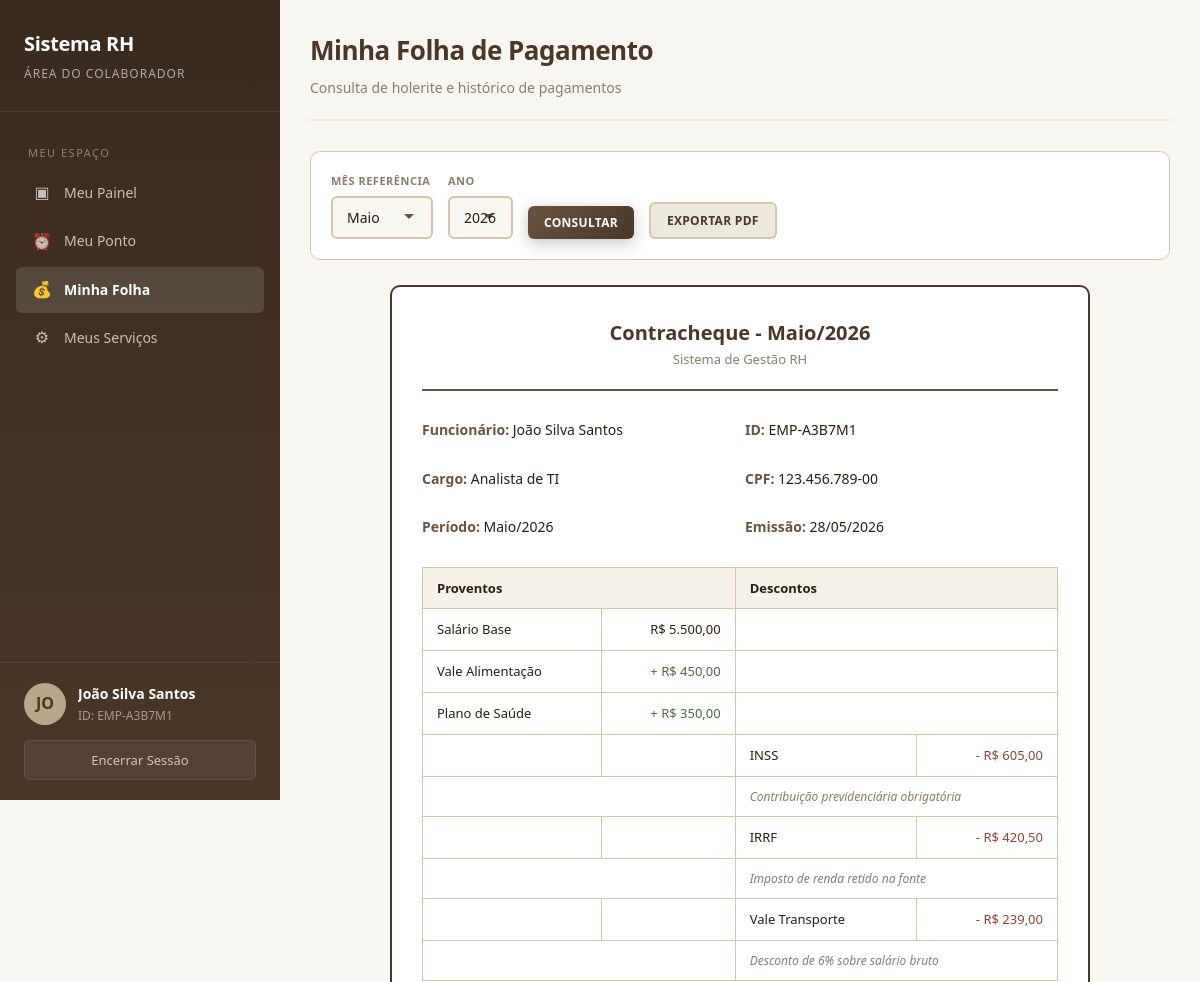
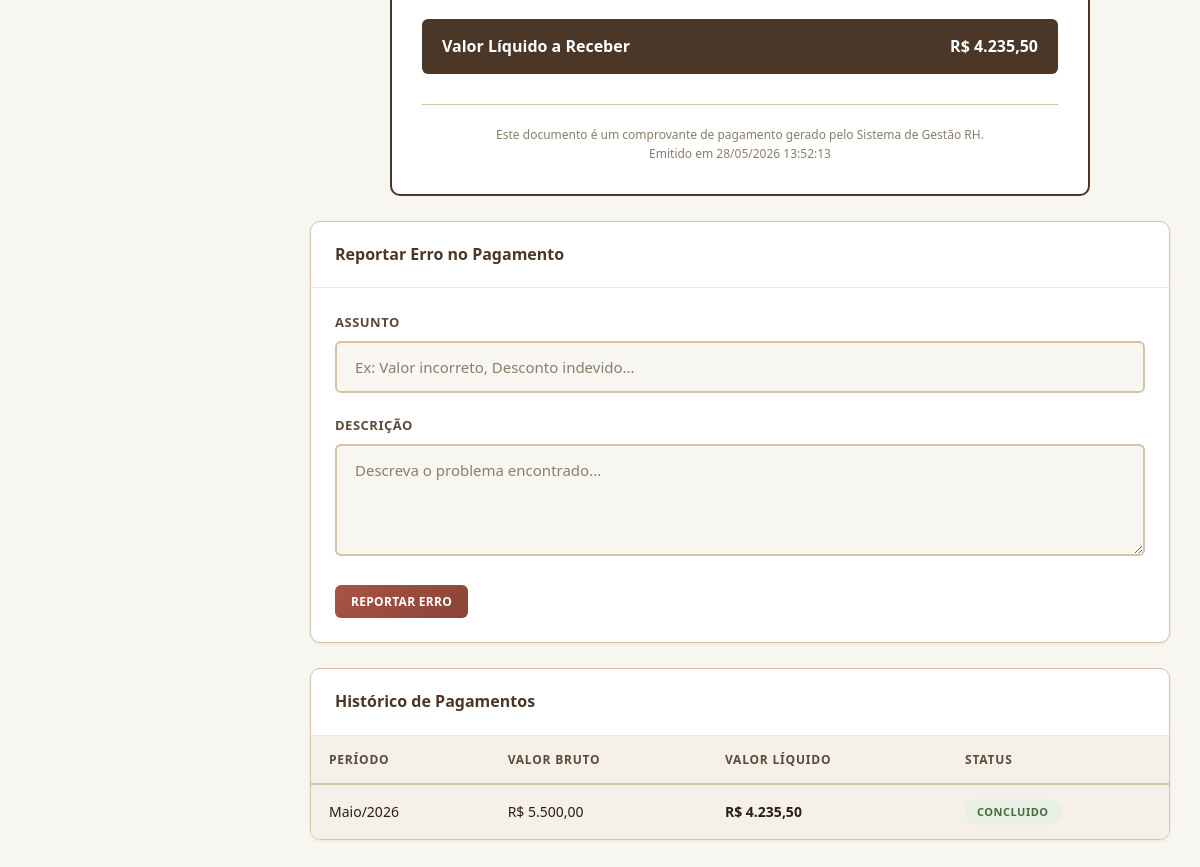
/employee/minha_folha.php (signed in), run on the app's committed database (2 pictures, top to bottom).
### tables this page shows
CREATE TABLE IF NOT EXISTS users (
    id INT AUTO_INCREMENT PRIMARY KEY,
    obfuscated_id VARCHAR(50) UNIQUE NOT NULL,
    nome_completo VARCHAR(200) NOT NULL,
    cpf VARCHAR(14) UNIQUE NOT NULL,
    data_nascimento DATE NOT NULL,
    cargo VARCHAR(100) NOT NULL,
    email VARCHAR(150) NOT NULL,
    senha_hash VARCHAR(255) NOT NULL,
    nivel_acesso ENUM('admin','rh','coordenacao','funcionario') DEFAULT 'funcionario',
    status ENUM('ativo','inativo','ferias','licenca') DEFAULT 'ativo',
    data_criacao DATETIME DEFAULT CURRENT_TIMESTAMP,
    data_atualizacao DATETIME DEFAULT CURRENT_TIMESTAMP ON UPDATE CURRENT_TIMESTAMP,
    INDEX idx_obfuscated_id (obfuscated_id),
    INDEX idx_email (email),
    INDEX idx_cargo (cargo)
);

CREATE TABLE IF NOT EXISTS folha_pagamento (
    id INT AUTO_INCREMENT PRIMARY KEY,
    user_id INT NOT NULL,
    mes_referencia INT NOT NULL,
    ano_referencia INT NOT NULL,
    valor_bruto DECIMAL(10,2) NOT NULL,
    valor_liquido DECIMAL(10,2) NOT NULL,
    criado_em DATETIME DEFAULT CURRENT_TIMESTAMP,
    FOREIGN KEY (user_id) REFERENCES users(id) ON DELETE CASCADE,
    INDEX idx_user_periodo (user_id, mes_referencia, ano_referencia)
);

CREATE TABLE IF NOT EXISTS beneficios (
    id INT AUTO_INCREMENT PRIMARY KEY,
    folha_id INT NOT NULL,
    descricao VARCHAR(200) NOT NULL,
    valor DECIMAL(10,2) NOT NULL,
    FOREIGN KEY (folha_id) REFERENCES folha_pagamento(id) ON DELETE CASCADE
);

CREATE TABLE IF NOT EXISTS descontos (
    id INT AUTO_INCREMENT PRIMARY KEY,
    folha_id INT NOT NULL,
    descricao VARCHAR(200) NOT NULL,
    valor DECIMAL(10,2) NOT NULL,
    justificativa TEXT,
    FOREIGN KEY (folha_id) REFERENCES folha_pagamento(id) ON DELETE CASCADE
);

### employee/minha_folha.php (the view, shortened to what this page needs)
<?php
require_once '../config/functions.php';
require_once '../includes/header_employee.php';
$db = Database::getInstance()->getConnection();
$userId = $_SESSION['user_id'];
$mes = $_GET['mes'] ?? date('m');
$ano = $_GET['ano'] ?? date('Y');
$stmt = $db->prepare("
    SELECT * FROM folha_pagamento WHERE user_id = ? AND mes_referencia = ? AND ano_referencia = ?
");
$stmt->execute([$userId, $mes, $ano]);
$folha = $stmt->fetch();
$descontos = [];
$beneficios = [];
if ($folha) {
    $stmt = $db->prepare("SELECT * FROM descontos WHERE folha_id = ?");
    $stmt->execute([$folha['id']]);
    $descontos = $stmt->fetchAll();
    $stmt = $db->prepare("SELECT * FROM beneficios WHERE folha_id = ?");
    $stmt->execute([$folha['id']]);
    $beneficios = $stmt->fetchAll();
}
$stmt = $db->prepare("
    SELECT * FROM folha_pagamento WHERE user_id = ? ORDER BY ano_referencia DESC, mes_referencia DESC LIMIT 12
");
$stmt->execute([$userId]);
$historico = $stmt->fetchAll();
?>
<div class="page-header">
    <h1>Minha Folha de Pagamento</h1>
    <p>Consulta de holerite e histórico de pagamentos</p>
</div>
<div class="filters-bar">
    <div class="filter-group">
        <label>Mês Referência</label>
        <select class="form-control" id="filterMes">
            <?php for ($i = 1; $i <= 12; $i++): ?>
                <option value="<?= $i ?>" <?= $i == $mes ? 'selected' : '' ?>><?= getMonthName($i) ?></option>
            <?php endfor; ?>
        </select>
    </div>
    <div class="filter-group">
        <label>Ano</label>
        <select class="form-control" id="filterAno">
            <?php for ($y = date('Y') - 2; $y <= date('Y') + 1; $y++): ?>
                <option value="<?= $y ?>" <?= $y == $ano ? 'selected' : '' ?>><?= $y ?></option>
            <?php endfor; ?>
        </select>
    </div>
    <button class="btn btn-primary btn-sm" onclick="window.location='minha_folha.php?mes='+document.getElementById('filterMes').value+'&ano='+document.getElementById('filterAno').value">Consultar</button>
    <?php if ($folha): ?>
    <button class="btn btn-secondary btn-sm" onclick="exportPDF('../api/pdf_generate.php', {tipo: 'holerite', folha_id: <?= $folha['id'] ?>})">Exportar PDF</button>
    <?php endif; ?>
</div>
<?php if ($folha): ?>
<div class="holerite fade-in" id="holerite-print">
    <div class="holerite-header">
        <h2>Contracheque - <?= getMonthName($mes) ?>/<?= $ano ?></h2>
        <p>Sistema de Gestão RH</p>
    </div>
    <div class="holerite-info">
        <div><strong>Funcionário:</strong> <?= htmlspecialchars($currentUser['nome_completo']) ?></div>
        <div><strong>ID:</strong> <?= $currentUser['obfuscated_id'] ?></div>
        <div><strong>Cargo:</strong> <?= htmlspecialchars($currentUser['cargo']) ?></div>
        <div><strong>CPF:</strong> <?= $currentUser['cpf'] ?></div>
        <div><strong>Período:</strong> <?= getMonthName($mes) ?>/<?= $ano ?></div>
        <div><strong>Emissão:</strong> <?= date('d/m/Y') ?></div>
    </div>
    <table class="holerite-table">
        <thead>
            <tr>
                <th colspan="2">Proventos</th>
                <th colspan="2">Descontos</th>
            </tr>
        </thead>
        <tbody>
            <tr>
                <td>Salário Base</td>
                <td style="text-align: right;"><?= formatCurrency($folha['valor_bruto']) ?></td>
                <td colspan="2"></td>
            </tr>
            <?php foreach ($beneficios as $b): ?>
            <tr>
                <td><?= htmlspecialchars($b['descricao']) ?></td>
                <td style="text-align: right; color: #4a6a42;">+ <?= formatCurrency($b['valor']) ?></td>
                <td colspan="2"></td>
            </tr>
            <?php endforeach; ?>
            <?php foreach ($descontos as $d): ?>
            <tr>
                <td></td>
                <td></td>
                <td><?= htmlspecialchars($d['descricao']) ?></td>
                <td style="text-align: right; color: #8a4438;">- <?= formatCurrency($d['valor']) ?></td>
            </tr>
            <?php if ($d['justificativa']): ?>
            <tr>
                <td colspan="2"></td>
                <td colspan="2" style="font-size: 12px; color: var(--text-muted); font-style: italic;"><?= htmlspecialchars($d['justificativa']) ?></td>
            </tr>
            <?php endif; ?>
            <?php endforeach; ?>
        </tbody>
    </table>
    <div class="holerite-total">
        <span>Valor Líquido a Receber</span>
        <span><?= formatCurrency($folha['valor_liquido']) ?></span>
    </div>
    <div style="margin-top: 30px; padding-top: 20px; border-top: 1px solid var(--border-color); font-size: 12px; color: var(--text-muted); text-align: center;">
        Este documento é um comprovante de pagamento gerado pelo Sistema de Gestão RH.<br>
        Emitido em <?= date('d/m/Y H:i:s') ?>
    </div>
</div>
<div class="card fade-in" style="margin-top: 25px;">
    <div class="card-header">
        <h3>Reportar Erro no Pagamento</h3>
    </div>
    <div class="card-body">
        <form method="POST">
            <div class="form-group">
                <label>Assunto</label>
                <input type="text" name="assunto" class="form-control" required placeholder="Ex: Valor incorreto, Desconto indevido...">
            </div>
            <div class="form-group">
                <label>Descrição</label>
                <textarea name="descricao" class="form-control" rows="4" required placeholder="Descreva o problema encontrado..."></textarea>
            </div>
            <button type="submit" class="btn btn-danger btn-sm">Reportar Erro</button>
        </form>
    </div>
</div>
<?php endif; ?>
<div class="card fade-in" style="margin-top: 25px;">
    <div class="card-header">
        <h3>Histórico de Pagamentos</h3>
    </div>
    <div class="card-body" style="padding: 0;">
        <table class="table">
            <thead>
                <tr>
                    <th>Período</th>
                    <th>Valor Bruto</th>
                    <th>Valor Líquido</th>
                    <th>Status</th>
                </tr>
            </thead>
            <tbody>
                <?php foreach ($historico as $h): ?>
                <tr <?= ($h['mes_referencia'] == $mes && $h['ano_referencia'] == $ano) ? 'style="background: var(--cream);"' : '' ?>>
                    <td><?= getMonthName($h['mes_referencia']) ?>/<?= $h['ano_referencia'] ?></td>
                    <td><?= formatCurrency($h['valor_bruto']) ?></td>
                    <td style="font-weight: 700;"><?= formatCurrency($h['valor_liquido']) ?></td>
                    <td><?= getStatusBadge('concluido') ?></td>
                </tr>
                <?php endforeach; ?>
            </tbody>
        </table>
    </div>
</div>
<?php require_once '../includes/footer.php'; ?>

### includes/header_employee.php (shortened to what this page needs)
<?php
require_once __DIR__ . '/../config/functions.php';
$db = Database::getInstance()->getConnection();
$stmt = $db->prepare("SELECT * FROM users WHERE id = ?");
$stmt->execute([$_SESSION['user_id']]);
$currentUser = $stmt->fetch();
$currentPage = basename($_SERVER['PHP_SELF'], '.php');
function isActive($page) {
    global $currentPage;
    return $currentPage === $page ? 'active' : '';
}
?>
<!DOCTYPE html>
<html lang="pt-BR">
<head>
    <link rel="stylesheet" href="../css/style.css">
</head>
<body>
<div class="app-layout">
    <aside class="sidebar">
        <div class="sidebar-header">
            <h2>Sistema RH</h2>
            <p>Área do Colaborador</p>
        </div>
        <nav class="sidebar-nav">
            <div class="nav-section">
                <div class="nav-section-title">Meu Espaço</div>
                <a href="dashboard.php" class="nav-item <?=isActive('dashboard')?>">
                    <span class="nav-icon">&#9635;</span> Meu Painel
                </a>
                <a href="meu_ponto.php" class="nav-item <?=isActive('meu_ponto')?>">
                    <span class="nav-icon">&#9200;</span> Meu Ponto
                </a>
                <a href="minha_folha.php" class="nav-item <?=isActive('minha_folha')?>">
                    <span class="nav-icon">&#128176;</span> Minha Folha
                </a>
                <a href="servicos.php" class="nav-item <?=isActive('servicos')?>">
                    <span class="nav-icon">&#9881;</span> Meus Serviços
                </a>
            </div>
        </nav>
        <div class="sidebar-footer">
            <div class="sidebar-user">
                <div class="user-avatar"><?=strtoupper(substr($currentUser['nome_completo'], 0, 2))?></div>
                <div class="user-info">
                    <h4><?=htmlspecialchars($currentUser['nome_completo'])?></h4>
                    <p>ID: <?=$currentUser['obfuscated_id']?></p>
                </div>
            </div>
            <button class="btn-logout" onclick="if(confirm('Deseja sair?')) window.location='../logout.php'">
                Encerrar Sessão
            </button>
        </div>
    </aside>
    <main class="main-content">

### config/functions.php (shortened to what this page needs)
<?php
function formatCurrency($value) {
    return 'R$ ' . number_format(floatval($value), 2, ',', '.');
}
function getMonthName($month) {
    $months = [
        1 => 'Janeiro', 2 => 'Fevereiro', 3 => 'Março', 4 => 'Abril',
        5 => 'Maio', 6 => 'Junho', 7 => 'Julho', 8 => 'Agosto',
        9 => 'Setembro', 10 => 'Outubro', 11 => 'Novembro', 12 => 'Dezembro'
    ];
    return $months[intval($month)] ?? '';
}
function getStatusBadge($status) {
    $classes = [
        'trabalhado' => 'badge-success',
        'nao_trabalhado' => 'badge-danger',
        'sem_registro' => 'badge-warning',
        'falta_justificada' => 'badge-info',
        'pendente' => 'badge-warning',
        'aprovado' => 'badge-success',
        'rejeitado' => 'badge-danger',
        'em_andamento' => 'badge-info',
        'concluido' => 'badge-success',
        'cancelado' => 'badge-secondary',
        'aberto' => 'badge-danger',
        'em_analise' => 'badge-warning',
        'resolvido' => 'badge-success',
        'fechado' => 'badge-secondary'
    ];
    $class = $classes[$status] ?? 'badge-secondary';
    return '<span class="badge ' . $class . '">' . ucfirst(str_replace('_', ' ', $status)) . '</span>';
}
?>

### data on the page
users: nome_completo "JO", nome_completo "João Silva Santos", obfuscated "EMP-A3B7M1", cargo "Analista de TI", cpf "123.456.789-00"
folha_pagamento: valor_bruto "R$ 5.500,00", valor_liquido "R$ 4.235,50", mes_referencia "Maio", ano_referencia "2026"
beneficios: descricao "Vale Alimentação", valor "R$ 450,00"
beneficios: descricao "Plano de Saúde", valor "R$ 350,00"
descontos: descricao "INSS", valor "R$ 605,00", justificativa "Contribuição previdenciária obrigatória"
descontos: descricao "IRRF", valor "R$ 420,50", justificativa "Imposto de renda retido na fonte"
descontos: descricao "Vale Transporte", valor "R$ 239,00", justificativa "Desconto de 6% sobre salário bruto"

### other printed values
getMonthName($mes) "Maio"
$ano "2026"
form field value "Maio"
form field value "2026"
